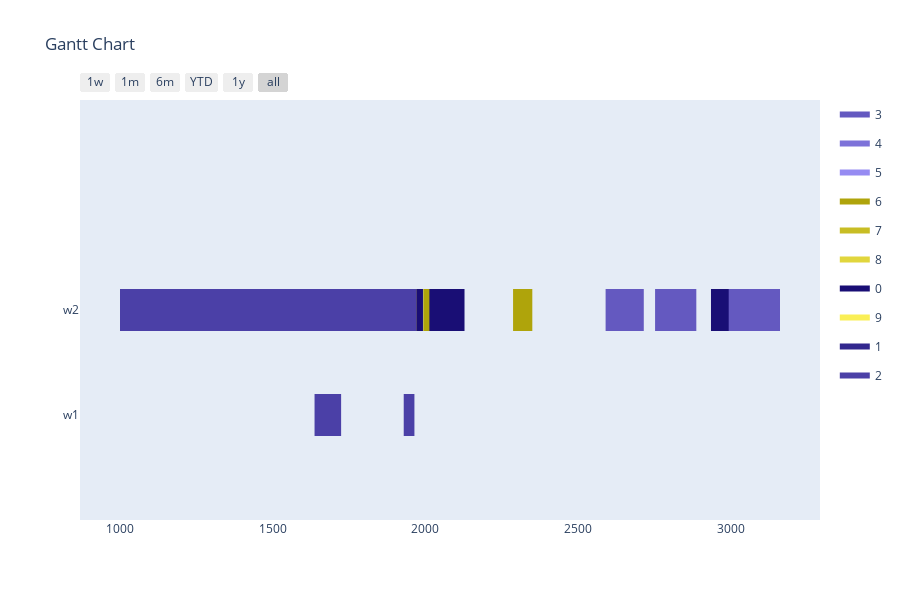

Notebook cell for this chart:
### Markdown cell above
Config 3 - Only valid mutations for time slots

### Code cell
optimizer = BaseGA(env)
optimizer.configure('tardiness', 'twopointcrossover', 'roulettewheel', 'onlyfeasibletimeslot')
last_time_slot = 0
for order in orders:
    if order[1] > last_time_slot:
        last_time_slot = order[1]
# all parameters after offspring_amount are optional (in this case -> verbose=True)
result, best_fitness_history, average_fitness_history, best_generation_history, feasible_gen = optimizer.optimize(orders, max_generations, earliest_time_slot, last_time_slot, population_size, offspring_amount, verbose=True)
workstation_assignments = reformat_result(result, orders, env)
visualize(workstation_assignments, best_fitness_history, average_fitness_history, best_generation_history, feasible_gen)

### Figure 1 — Plotly figure (JSON) as saved in the notebook; plotly's stock layout.template omitted (floating-point values rounded to 4 significant figures)
{"data": [{"fill": "toself", "fillcolor": "rgb(100, 89, 192)", "hoverinfo": "name", "legendgroup": "rgb(100, 89, 192)", "mode": "none", "name": "3", "type": "scatter", "x": [3026, 3161, 3161, 3026, 3026, 2590, 2715, 2715, 2590, 2590, 219, 334, 334, 219, 219, 2968, 3026, 3026, 2968, 2968, 2752, 2887, 2887, 2752, 2752, 2642, 2703, 2703, 2642, 2642, 360, 475, 475, 360], "y": [0.8, 0.8, 1.2, 1.2, null, 0.8, 0.8, 1.2, 1.2, null, 0.8, 0.8, 1.2, 1.2, null, 0.8, 0.8, 1.2, 1.2, null, 0.8, 0.8, 1.2, 1.2, null, 0.8, 0.8, 1.2, 1.2, null, 0.8, 0.8, 1.2, 1.2]}, {"fill": "toself", "fillcolor": "rgb(125, 114, 217)", "hoverinfo": "name", "legendgroup": "rgb(125, 114, 217)", "mode": "none", "name": "4", "type": "scatter", "x": [1231, 1275, 1275, 1231, 1231, 437, 500, 500, 437, 437, 657, 710, 710, 657, 657, 1087, 1140, 1140, 1087], "y": [0.8, 0.8, 1.2, 1.2, null, 0.8, 0.8, 1.2, 1.2, null, 0.8, 0.8, 1.2, 1.2, null, 0.8, 0.8, 1.2, 1.2]}, {"fill": "toself", "fillcolor": "rgb(150, 139, 242)", "hoverinfo": "name", "legendgroup": "rgb(150, 139, 242)", "mode": "none", "name": "5", "type": "scatter", "x": [1786, 1839, 1839, 1786, 1786, 1011, 1084, 1084, 1011, 1011, 299, 343, 343, 299, 299, 405, 478, 478, 405], "y": [0.8, 0.8, 1.2, 1.2, null, 0.8, 0.8, 1.2, 1.2, null, 0.8, 0.8, 1.2, 1.2, null, 0.8, 0.8, 1.2, 1.2]}, {"fill": "toself", "fillcolor": "rgb(175, 164, 11)", "hoverinfo": "name", "legendgroup": "rgb(175, 164, 11)", "mode": "none", "name": "6", "type": "scatter", "x": [1993, 2037, 2037, 1993, 1993, 467, 511, 511, 467, 467, 2287, 2350, 2350, 2287, 2287, 1162, 1225, 1225, 1162], "y": [0.8, 0.8, 1.2, 1.2, null, 0.8, 0.8, 1.2, 1.2, null, 0.8, 0.8, 1.2, 1.2, null, 0.8, 0.8, 1.2, 1.2]}, {"fill": "toself", "fillcolor": "rgb(200, 189, 36)", "hoverinfo": "name", "legendgroup": "rgb(200, 189, 36)", "mode": "none", "name": "7", "type": "scatter", "x": [219, 292, 292, 219, 219, 617, 670, 670, 617, 617, 1439, 1483, 1483, 1439, 1439, 918, 962, 962, 918], "y": [0.8, 0.8, 1.2, 1.2, null, 0.8, 0.8, 1.2, 1.2, null, 0.8, 0.8, 1.2, 1.2, null, 0.8, 0.8, 1.2, 1.2]}, {"fill": "toself", "fillcolor": "rgb(225, 214, 61)", "hoverinfo": "name", "legendgroup": "rgb(225, 214, 61)", "mode": "none", "name": "8", "type": "scatter", "x": [753, 848, 848, 753, 753, 628, 723, 723, 628, 628, 363, 446, 446, 363, 363, 717, 792, 792, 717, 717, 626, 669, 669, 626, 626, 386, 421, 421, 386], "y": [0.8, 0.8, 1.2, 1.2, null, 0.8, 0.8, 1.2, 1.2, null, 0.8, 0.8, 1.2, 1.2, null, -0.2, -0.2, 0.2, 0.2, null, -0.2, -0.2, 0.2, 0.2, null, -0.2, -0.2, 0.2, 0.2]}, {"fill": "toself", "fillcolor": "rgb(25, 14, 117)", "hoverinfo": "name", "legendgroup": "rgb(25, 14, 117)", "mode": "none", "name": "0", "type": "scatter", "x": [1931, 1992, 1992, 1931, 1931, 1425, 1550, 1550, 1425, 1425, 1197, 1312, 1312, 1197, 1197, 2013, 2128, 2128, 2013, 2013, 1495, 1635, 1635, 1495, 1495, 2935, 2993, 2993, 2935, 2935, 575, 690, 690, 575], "y": [0.8, 0.8, 1.2, 1.2, null, 0.8, 0.8, 1.2, 1.2, null, 0.8, 0.8, 1.2, 1.2, null, 0.8, 0.8, 1.2, 1.2, null, 0.8, 0.8, 1.2, 1.2, null, 0.8, 0.8, 1.2, 1.2, null, 0.8, 0.8, 1.2, 1.2]}, {"fill": "toself", "fillcolor": "rgb(250, 239, 86)", "hoverinfo": "name", "legendgroup": "rgb(250, 239, 86)", "mode": "none", "name": "9", "type": "scatter", "x": [977, 1040, 1040, 977, 977, 976, 1049, 1049, 976, 976, 399, 472, 472, 399, 399, 414, 487, 487, 414], "y": [0.8, 0.8, 1.2, 1.2, null, 0.8, 0.8, 1.2, 1.2, null, 0.8, 0.8, 1.2, 1.2, null, 0.8, 0.8, 1.2, 1.2]}, {"fill": "toself", "fillcolor": "rgb(50, 39, 142)", "hoverinfo": "name", "legendgroup": "rgb(50, 39, 142)", "mode": "none", "name": "1", "type": "scatter", "x": [364, 504, 504, 364, 364, 677, 720, 720, 677, 677, 255, 298, 298, 255, 255, 201, 262, 262, 201, 201, 394, 534, 534, 394, 394, 227, 285, 285, 227, 227, 273, 398, 398, 273], "y": [0.8, 0.8, 1.2, 1.2, null, 0.8, 0.8, 1.2, 1.2, null, 0.8, 0.8, 1.2, 1.2, null, 0.8, 0.8, 1.2, 1.2, null, 0.8, 0.8, 1.2, 1.2, null, 0.8, 0.8, 1.2, 1.2, null, 0.8, 0.8, 1.2, 1.2]}, {"fill": "toself", "fillcolor": "rgb(75, 64, 167)", "hoverinfo": "name", "legendgroup": "rgb(75, 64, 167)", "mode": "none", "name": "2", "type": "scatter", "x": [297, 380, 380, 297, 297, 649, 732, 732, 649, 649, 905, 1000, 1000, 905, 905, 1637, 1724, 1724, 1637, 1637, 1929, 1964, 1964, 1929, 1929, 1688, 1723, 1723, 1688], "y": [0.8, 0.8, 1.2, 1.2, null, 0.8, 0.8, 1.2, 1.2, null, 0.8, 0.8, 1.2, 1.2, null, -0.2, -0.2, 0.2, 0.2, null, -0.2, -0.2, 0.2, 0.2, null, -0.2, -0.2, 0.2, 0.2]}, {"legendgroup": "rgb(100, 89, 192)", "marker": {"color": "rgb(100, 89, 192)", "opacity": 0, "size": 1}, "mode": "markers", "name": "", "showlegend": false, "text": [null, null, null, null, null, null, null, null, null, null, null, null, null, null], "type": "scatter", "x": [3026, 3161, 2590, 2715, 219, 334, 2968, 3026, 2752, 2887, 2642, 2703, 360, 475], "y": [1, 1, 1, 1, 1, 1, 1, 1, 1, 1, 1, 1, 1, 1]}, {"legendgroup": "rgb(125, 114, 217)", "marker": {"color": "rgb(125, 114, 217)", "opacity": 0, "size": 1}, "mode": "markers", "name": "", "showlegend": false, "text": [null, null, null, null, null, null, null, null], "type": "scatter", "x": [1231, 1275, 437, 500, 657, 710, 1087, 1140], "y": [1, 1, 1, 1, 1, 1, 1, 1]}, {"legendgroup": "rgb(150, 139, 242)", "marker": {"color": "rgb(150, 139, 242)", "opacity": 0, "size": 1}, "mode": "markers", "name": "", "showlegend": false, "text": [null, null, null, null, null, null, null, null], "type": "scatter", "x": [1786, 1839, 1011, 1084, 299, 343, 405, 478], "y": [1, 1, 1, 1, 1, 1, 1, 1]}, {"legendgroup": "rgb(175, 164, 11)", "marker": {"color": "rgb(175, 164, 11)", "opacity": 0, "size": 1}, "mode": "markers", "name": "", "showlegend": false, "text": [null, null, null, null, null, null, null, null], "type": "scatter", "x": [1993, 2037, 467, 511, 2287, 2350, 1162, 1225], "y": [1, 1, 1, 1, 1, 1, 1, 1]}, {"legendgroup": "rgb(200, 189, 36)", "marker": {"color": "rgb(200, 189, 36)", "opacity": 0, "size": 1}, "mode": "markers", "name": "", "showlegend": false, "text": [null, null, null, null, null, null, null, null], "type": "scatter", "x": [219, 292, 617, 670, 1439, 1483, 918, 962], "y": [1, 1, 1, 1, 1, 1, 1, 1]}, {"legendgroup": "rgb(225, 214, 61)", "marker": {"color": "rgb(225, 214, 61)", "opacity": 0, "size": 1}, "mode": "markers", "name": "", "showlegend": false, "text": [null, null, null, null, null, null, null, null, null, null, null, null], "type": "scatter", "x": [753, 848, 628, 723, 363, 446, 717, 792, 626, 669, 386, 421], "y": [1, 1, 1, 1, 1, 1, 0, 0, 0, 0, 0, 0]}, {"legendgroup": "rgb(25, 14, 117)", "marker": {"color": "rgb(25, 14, 117)", "opacity": 0, "size": 1}, "mode": "markers", "name": "", "showlegend": false, "text": [null, null, null, null, null, null, null, null, null, null, null, null, null, null], "type": "scatter", "x": [1931, 1992, 1425, 1550, 1197, 1312, 2013, 2128, 1495, 1635, 2935, 2993, 575, 690], "y": [1, 1, 1, 1, 1, 1, 1, 1, 1, 1, 1, 1, 1, 1]}, {"legendgroup": "rgb(250, 239, 86)", "marker": {"color": "rgb(250, 239, 86)", "opacity": 0, "size": 1}, "mode": "markers", "name": "", "showlegend": false, "text": [null, null, null, null, null, null, null, null], "type": "scatter", "x": [977, 1040, 976, 1049, 399, 472, 414, 487], "y": [1, 1, 1, 1, 1, 1, 1, 1]}, {"legendgroup": "rgb(50, 39, 142)", "marker": {"color": "rgb(50, 39, 142)", "opacity": 0, "size": 1}, "mode": "markers", "name": "", "showlegend": false, "text": [null, null, null, null, null, null, null, null, null, null, null, null, null, null], "type": "scatter", "x": [364, 504, 677, 720, 255, 298, 201, 262, 394, 534, 227, 285, 273, 398], "y": [1, 1, 1, 1, 1, 1, 1, 1, 1, 1, 1, 1, 1, 1]}, {"legendgroup": "rgb(75, 64, 167)", "marker": {"color": "rgb(75, 64, 167)", "opacity": 0, "size": 1}, "mode": "markers", "name": "", "showlegend": false, "text": [null, null, null, null, null, null, null, null, null, null, null, null], "type": "scatter", "x": [297, 380, 649, 732, 905, 1000, 1637, 1724, 1929, 1964, 1688, 1723], "y": [1, 1, 1, 1, 1, 1, 0, 0, 0, 0, 0, 0]}], "layout": {"height": 600, "hovermode": "closest", "showlegend": true, "title": {"text": "Gantt Chart"}, "xaxis": {"rangeselector": {"buttons": [{"count": 7, "label": "1w", "step": "day", "stepmode": "backward"}, {"count": 1, "label": "1m", "step": "month", "stepmode": "backward"}, {"count": 6, "label": "6m", "step": "month", "stepmode": "backward"}, {"count": 1, "label": "YTD", "step": "year", "stepmode": "todate"}, {"count": 1, "label": "1y", "step": "year", "stepmode": "backward"}, {"step": "all"}]}, "showgrid": false, "type": "date", "zeroline": false}, "yaxis": {"autorange": false, "range": [-1, 3], "showgrid": false, "ticktext": ["w1", "w2"], "tickvals": [0, 1], "zeroline": false}}}
